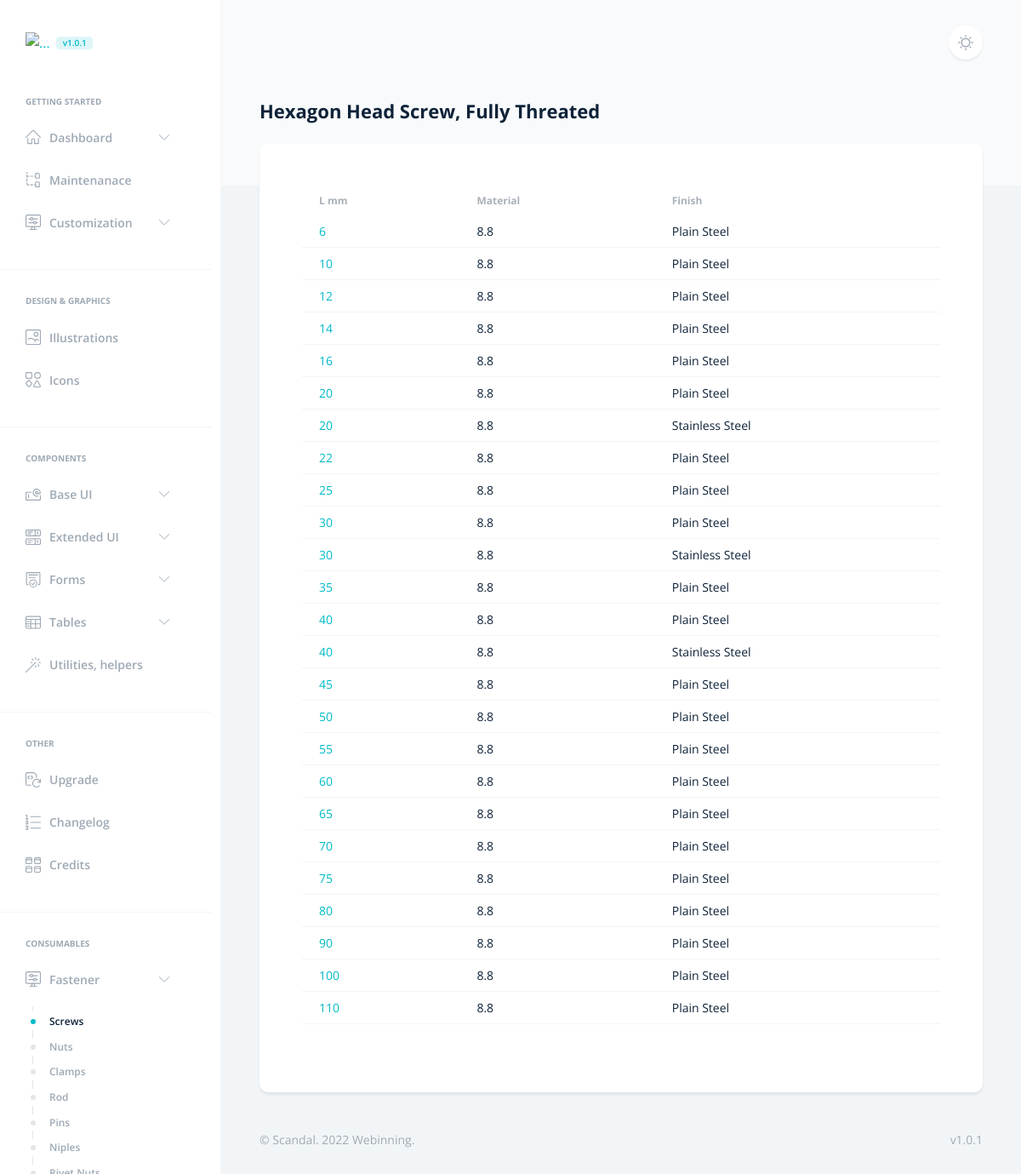
The app's page /fasteners/din933/ with its own data.
### fasteners/models.py (models this page shows, shortened)
class DIN933(models.Model):
    thread_length = models.IntegerField()
    material = models.DecimalField(max_digits=2, decimal_places=1, default="8.8")
    finish = models.CharField(max_length=24, default="Plain Steel")
    class Meta:
        verbose_name = "Full Thread DIN 933"
        verbose_name_plural = "DIN 933 Full Thread"
        ordering = ['thread_length']

### fasteners/views.py (the view)
# urls.py: path('din933/', views.din933, name='din933'),
def din933(request):
    din933_list = DIN933.objects.order_by('thread_length')
    context = {
        'din933_list': din933_list,
    }
    return render(request, 'fasteners/screws/din933.html', context)

### templates/fasteners/screws/din933.html (shortened to what this page needs)
{% extends 'base.html' %}
{% load static %}
{% block navar %}
<li class="nav-item">
    <span class="h6 text-secondary ps-4 ps-lg-6 mb-3 d-block text-uppercase">Getting started</span>
</li>
<li class="nav-item dropdown">
    <a class="nav-link" href="#customization" data-bs-toggle="collapse" role="button" aria-expanded="false"
        aria-controls="customization">
        <span>Dashboard</span>
    </a>
</li>
<li class="nav-item">
    <a href="../docs/structure.html" class="nav-link">
        <span>Maintenanace</span>
    </a>
</li>
<li class="nav-item dropdown">
    <a class="nav-link" href="#customization" data-bs-toggle="collapse" role="button" aria-expanded="false"
        aria-controls="customization">
        <span>Customization</span>
    </a>
</li>
<li class="nav-item w-100">
    <hr>
</li>
<li class="nav-item">
    <span class="h6 text-secondary ps-4 ps-lg-6 mb-3 d-block text-uppercase">Design & Graphics</span>
</li>
<li class="nav-item">
    <a href="../docs/illustrations.html" class="nav-link">
        <span>Illustrations</span>
    </a>
</li>
<li class="nav-item">
    <a href="../docs/icons.html" class="nav-link">
        <span>Icons</span>
    </a>
</li>
<li class="nav-item w-100">
    <hr>
</li>
<li class="nav-item">
    <span class="h6 text-secondary ps-4 ps-lg-6 mb-3 d-block text-uppercase">Components</span>
</li>
<li class="nav-item dropdown">
    <a class="nav-link" href="#baseUI" data-bs-toggle="collapse" role="button" aria-expanded="false"
        aria-controls="baseUI">
        <span>Base UI</span>
    </a>
</li>
<li class="nav-item dropdown">
    <a class="nav-link" href="#extendedUI" data-bs-toggle="collapse" role="button" aria-expanded="false"
        aria-controls="extendedUI">
        <span>Extended UI</span>
    </a>
</li>
<li class="nav-item dropdown">
    <a class="nav-link" href="#forms" data-bs-toggle="collapse" role="button" aria-expanded="false"
        aria-controls="forms">
        <span>Forms</span>
    </a>
</li>
<li class="nav-item dropdown">
    <a class="nav-link" href="#tables" data-bs-toggle="collapse" role="button" aria-expanded="false"
        aria-controls="tables">
        <span>Tables</span>
    </a>
</li>
<li class="nav-item">
    <a href="../docs/utilities-helpers.html" class="nav-link">
        <span>Utilities, helpers</span>
    </a>
</li>
<li class="nav-item w-100">
    <hr>
</li>
<li class="nav-item">
    <span class="h6 text-secondary ps-4 ps-lg-6 mb-3 d-block text-uppercase">Other</span>
</li>
<li class="nav-item">
    <a href="../docs/upgrade.html" class="nav-link">
        <span>Upgrade</span>
    </a>
</li>
<li class="nav-item">
    <a href="../docs/changelog.html" class="nav-link">
        <span>Changelog</span>
    </a>
</li>
<li class="nav-item">
    <a href="{% url 'maint:credit' %}" class="nav-link">
        <span>Credits</span>
    </a>
</li>
<li class="nav-item w-100">
    <hr>
</li>
<li class="nav-item">
    <span class="h6 text-secondary ps-4 ps-lg-6 mb-3 d-block text-uppercase">Consumables</span>
</li>
<li class="nav-item dropdown">
    <a class="nav-link" href="#fasteners" data-bs-toggle="collapse" role="button" aria-expanded="false"
        aria-controls="customization">
        <span>Fastener</span>
    </a>
    <div class="collapse show" id="fasteners">
        <ul class="nav flex-column">
            <li class="nav-item">
                <a href="{% url 'fasteners:screws' %}" class="nav-link active">Screws</a>
            </li>
            <li class="nav-item">
                <a href="../docs/sass.html" class="nav-link">Nuts</a>
            </li>
            <li class="nav-item">
                <a href="../docs/javascript.html" class="nav-link">Clamps</a>
            </li>
            <li class="nav-item">
                <a href="../docs/handlebars.html" class="nav-link">Rod</a>
            </li>
            <li class="nav-item">
                <a href="../docs/site-config.html" class="nav-link">Pins</a>
            </li>
            <li class="nav-item">
                <a href="../docs/site-config.html" class="nav-link">Niples</a>
            </li>
            <li class="nav-item">
                <a href="../docs/site-config.html" class="nav-link">Rivet Nuts</a>
            </li>
        </ul>
    </div>
</li>
{% endblock %}
{% block body%}
<h1 class="h2">Hexagon Head Screw, Fully Threated
</h1>
<div class="row">
    <div class="col">
        <div class="card border-0 p-md-6">
            <div class="card-body">
                <div class="row">
                    <div class="col">
{% if din933_list %}
<div class="table-responsive">
    <table class="table table-hover table-sm">
        <thead>
            <tr>
                <th>L mm</th>
                <th>Material</th>
                <th>Finish</th>
            </tr>
        </thead>
        {% for din933 in din933_list %}
        <tbody>
            <tr>
                <td><a href="{% url 'fasteners:din933_detail' din933.id %}">{{ din933.thread_length }}</a></td>
                <td>{{ din933.material }}</td>
                <td>{{ din933.finish}}</td>
            </tr>
        </tbody>
    {% endfor %}
    </table>
</div>
{% else %}
    <p>No Hexagon Head Screw, Fully Threated in database.</p>
{% endif %}
                    </div>
                </div>
            </div>
        </div>
    </div>
</div>
{% endblock %}

### records on screen
DIN933: thread_length "6", material "8.8", finish "Plain Steel"
DIN933: thread_length "10", material "8.8", finish "Plain Steel"
DIN933: thread_length "12", material "8.8", finish "Plain Steel"
DIN933: thread_length "14", material "8.8", finish "Plain Steel"
DIN933: thread_length "16", material "8.8", finish "Plain Steel"
DIN933: thread_length "20", material "8.8", finish "Plain Steel"
DIN933: thread_length "20", material "8.8", finish "Stainless Steel"
DIN933: thread_length "22", material "8.8", finish "Plain Steel"
DIN933: thread_length "25", material "8.8", finish "Plain Steel"
DIN933: thread_length "30", material "8.8", finish "Plain Steel"
DIN933: thread_length "30", material "8.8", finish "Stainless Steel"
DIN933: thread_length "35", material "8.8", finish "Plain Steel"
DIN933: thread_length "40", material "8.8", finish "Plain Steel"
DIN933: thread_length "40", material "8.8", finish "Stainless Steel"
DIN933: thread_length "45", material "8.8", finish "Plain Steel"
DIN933: thread_length "50", material "8.8", finish "Plain Steel"
DIN933: thread_length "55", material "8.8", finish "Plain Steel"
DIN933: thread_length "60", material "8.8", finish "Plain Steel"
DIN933: thread_length "65", material "8.8", finish "Plain Steel"
DIN933: thread_length "70", material "8.8", finish "Plain Steel"
DIN933: thread_length "75", material "8.8", finish "Plain Steel"
DIN933: thread_length "80", material "8.8", finish "Plain Steel"
DIN933: thread_length "90", material "8.8", finish "Plain Steel"
DIN933: thread_length "100", material "8.8", finish "Plain Steel"
DIN933: thread_length "110", material "8.8", finish "Plain Steel"
